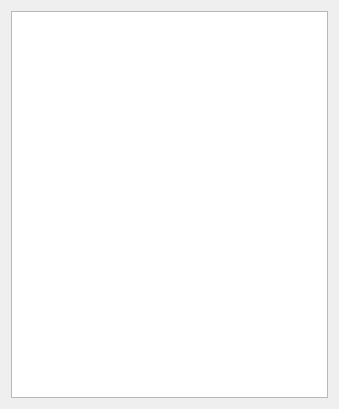
<?xml version="1.0" encoding="UTF-8"?>
<ui version="4.0">
  <class>lifecycle_manager</class>
  <widget class="QWidget" name="lifecycle_manager">
    <property name="geometry">
      <rect>
        <x>0</x>
        <y>0</y>
        <width>339</width>
        <height>409</height>
      </rect>
    </property>
    <property name="sizePolicy">
      <sizepolicy hsizetype="MinimumExpanding" vsizetype="Preferred">
        <horstretch>0</horstretch>
        <verstretch>0</verstretch>
      </sizepolicy>
    </property>
    <property name="windowTitle">
      <string>Lifecycle manager</string>
    </property>
    <layout class="QVBoxLayout" name="verticalLayout">
      <item>
        <widget class="QTableView" name="table_view">
          <property name="sizePolicy">
            <sizepolicy hsizetype="Expanding" vsizetype="Expanding">
              <horstretch>0</horstretch>
              <verstretch>0</verstretch>
            </sizepolicy>
          </property>
          <property name="alternatingRowColors">
            <bool>true</bool>
          </property>
          <property name="selectionMode">
            <enum>QAbstractItemView::NoSelection</enum>
          </property>
          <property name="selectionBehavior">
            <enum>QAbstractItemView::SelectRows</enum>
          </property>
          <property name="showGrid">
            <bool>false</bool>
          </property>
          <property name="sortingEnabled">
            <bool>false</bool>
          </property>
          <attribute name="horizontalHeaderCascadingSectionResizes">
            <bool>false</bool>
          </attribute>
          <attribute name="horizontalHeaderStretchLastSection">
            <bool>true</bool>
          </attribute>
          <attribute name="verticalHeaderVisible">
            <bool>false</bool>
          </attribute>
        </widget>
      </item>
    </layout>
  </widget>
  <resources/>
  <connections/>
</ui>
